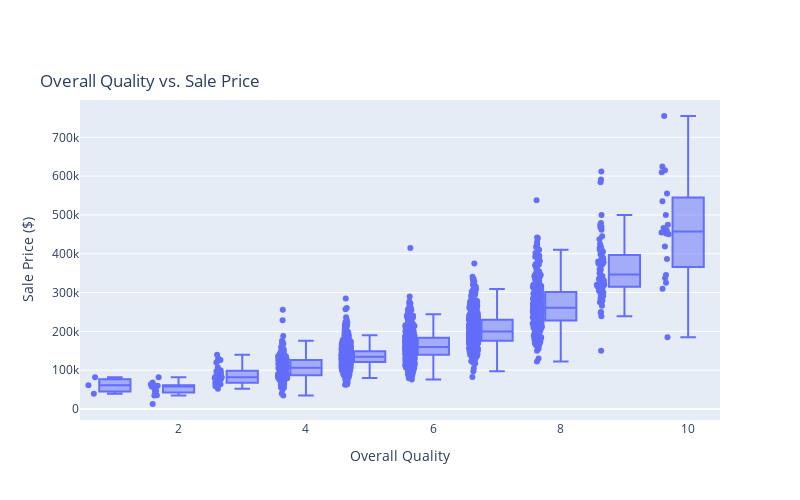

Notebook cell for this chart:
### Code cell
fig = px.box(housing, x='OverallQual', y='SalePrice', points="all",
             title='Overall Quality vs. Sale Price',
             labels={'OverallQual': 'Overall Quality', 'SalePrice': 'Sale Price ($)'})
fig.update_layout(
    title=dict(y=0.85),
    height=500,
    width=800)

fig.show()

### Figure 1 — Plotly figure (JSON) as saved in the notebook; plotly's stock layout.template omitted (floating-point values rounded to 4 significant figures; data arrays with more than 128 entries replaced by an {"elided": "..."} marker saying what was removed)
{"data": [{"alignmentgroup": "True", "boxpoints": "all", "hovertemplate": "Overall Quality=%{x}<br>Sale Price ($)=%{y}<extra></extra>", "legendgroup": "", "marker": {"color": "#636efa"}, "name": "", "notched": false, "offsetgroup": "", "orientation": "v", "showlegend": false, "type": "box", "x": {"elided": "2579 int values"}, "x0": " ", "xaxis": "x", "y": {"elided": "2579 int values"}, "y0": " ", "yaxis": "y"}], "layout": {"boxmode": "group", "height": 500, "legend": {"tracegroupgap": 0}, "title": {"text": "Overall Quality vs. Sale Price", "y": 0.85}, "width": 800, "xaxis": {"anchor": "y", "domain": [0, 1], "title": {"text": "Overall Quality"}}, "yaxis": {"anchor": "x", "domain": [0, 1], "title": {"text": "Sale Price ($)"}}}}
